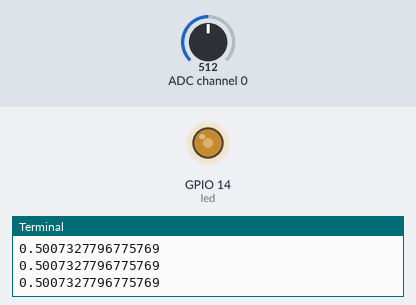
Bench run of a program on a simulated Raspberry Pi (BCM pin numbers). Shown: output pins drawn as LEDs (lit = HIGH), the last lines printed to the terminal. Inputs (shaded band) come from the test bench; at power-on: ADC channel 0 = 512 (analog values on the 0–1023 scale).

Above: at 1.2 s.
1.3 s: ADC channel 0 set to 716
At 1.6 s:
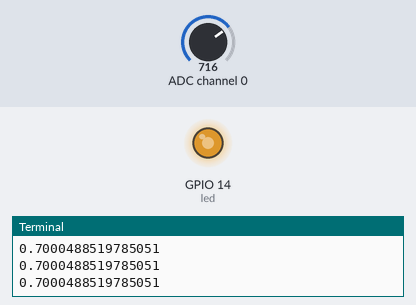
2.8 s: ADC channel 0 set to 900
At 4.0 s:
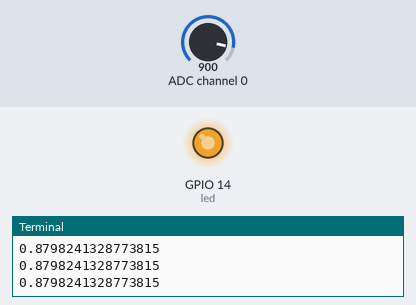
4.3 s: ADC channel 0 set to 122
At 5.5 s:
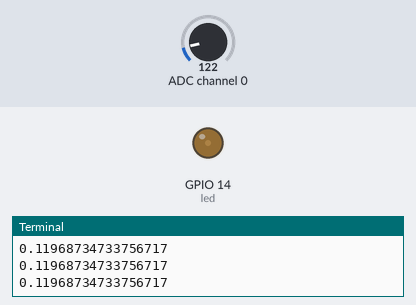
5.8 s: ADC channel 0 set to 0
At 7.2 s:
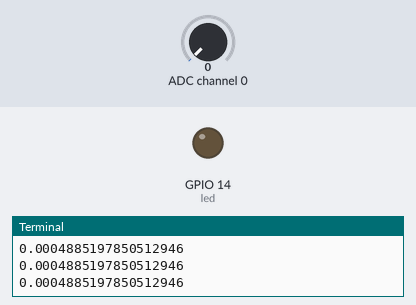
Timing chart, 0 to 8.3 s (numbered marks = the images above; inputs shaded):
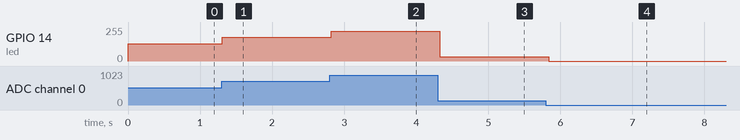

Measured:
- after the input at 1.3 s, GPIO 14 (led): 128/255 → 179/255 at once
- after the input at 2.8 s, GPIO 14 (led): 179/255 → 224/255 at once
- after the input at 4.3 s, GPIO 14 (led): 224/255 → 31/255 at once
- after the input at 5.8 s, GPIO 14 (led): 31/255 → 0/255 at once

The program:

mcp3008.py
```python
""" #from gpiozero import MCP3008
#import time

LDR = MCP3008(channel = 0)
while True:
    licht = LDR.value
    print(licht)
    time.sleep(1) """

from gpiozero import PWMLED, MCP3008
import time

pot = MCP3008(0)
led = PWMLED(14)

while True:
    if(pot.value < 0.001):
        led.value = 0
    else:
        led.value = pot.value
    print(pot.value)
    time.sleep(0.1)
    
```
